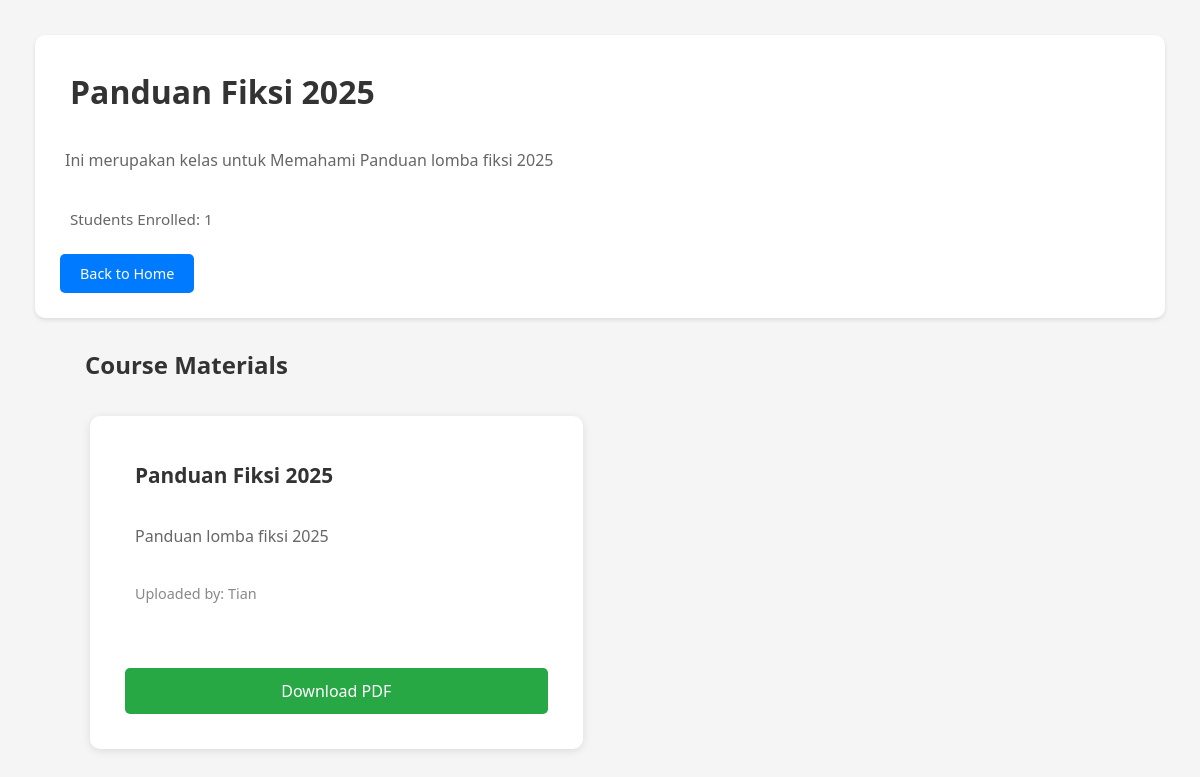
/course/2/ (signed in), run on the app's committed database.
### main/models.py (models this page shows, shortened)
class Course(models.Model):
    name = models.CharField(max_length=200)
    description = models.TextField()
    teacher = models.ForeignKey(
        User,
        on_delete=models.CASCADE,
        related_name='courses_taught',
        limit_choices_to={'role': User.Role.TEACHER}
    )
    students = models.ManyToManyField(
        User,
        related_name='courses_enrolled',
        blank=True,
        limit_choices_to={'role': User.Role.STUDENT}
    )

class PDFModule(models.Model):
    title = models.CharField(max_length=200)
    description = models.TextField()
    file = models.FileField(upload_to='course_pdfs/')
    course = models.ForeignKey(Course, on_delete=models.CASCADE, related_name='pdf_modules')
    uploaded_by = models.ForeignKey(
        User,
        on_delete=models.CASCADE,
        related_name='pdfs_created',
        limit_choices_to={'role': User.Role.TEACHER}
    )

class User(AbstractUser):
    class Role(models.TextChoices):
        STUDENT = "STUDENT", "Student"
        TEACHER = "TEACHER", "Teacher"
        ADMIN = "ADMIN", "Admin"
    username = None
    email = models.EmailField(unique=True)
    password = models.CharField(max_length=128, null=False, blank=False)
    full_name = models.CharField(max_length=200)
    nim = models.CharField(max_length=20, unique=True, null=True, blank=True)
    role = models.CharField(max_length=20, choices=Role.choices, default=Role.STUDENT)
    USERNAME_FIELD = 'email'
    REQUIRED_FIELDS = ['full_name']
    objects = CustomUserManager()

### main/views.py (the view)
# urls.py: path('course/<int:course_id>/', course_detail, name='course_detail'),
@login_required
def course_detail(request, course_id):
    course = get_object_or_404(Course, id=course_id)
    if request.user.role == User.Role.STUDENT:
        if request.user not in course.students.all():
            return HttpResponse("You are not enrolled in this course", status=403)
    elif request.user.role == User.Role.TEACHER:
        if course.teacher != request.user:
            return HttpResponse("You are not the teacher of this course", status=403)
    pdf_modules = PDFModule.objects.filter(course=course)
    return render(request, 'classpage.html', {
        'course': course,
        'pdf_modules': pdf_modules
    })

### main/templates/classpage.html (shortened to what this page needs)
<!DOCTYPE html>
<html lang="en">
<head>
    {% load static %}
    <link rel="stylesheet" href="{% static 'css/classpage.css' %}">
</head>
<body>
    <header>
        <h1>{{ course.name }}</h1>
        <p class="description">{{ course.description }}</p>
        {% if request.user.role == 'STUDENT' %}
            <p class="teacher-name">Teacher: {{ course.teacher.full_name }}</p>
        {% elif request.user.role == 'TEACHER' %}
            <p class="student-count">Students Enrolled: {{ course.students.count }}</p>
        {% endif %}
        <a href="{% url 'home' %}" class="btn-back">Back to Home</a>
    </header>
    <div class="content">
        <h2>Course Materials</h2>
        {% if pdf_modules %}
            <div class="pdf-list">
                {% for pdf in pdf_modules %}
                    <div class="pdf-card">
                        <div class="pdf-info">
                            <h3>{{ pdf.title }}</h3>
                            <p class="pdf-description">{{ pdf.description }}</p>
                            <p class="uploaded-info">
                                Uploaded by: {{ pdf.uploaded_by.full_name }}
                            </p>
                        </div>
                        <div class="pdf-actions">
                            <a href="{% url 'download_pdf' pdf.id %}" class="btn-download">
                                Download PDF
                            </a>
                        </div>
                    </div>
                {% endfor %}
            </div>
        {% endif %}
    </div>
</body>
</html>

### main/static/css/classpage.css (style rules this page uses)
* { margin: 5px; padding: 10px; box-sizing: border-box; }
body { font-family: 'Segoe UI', Tahoma, Geneva, Verdana, sans-serif; background: #f5f5f5; }
header { background: white; padding: 20px; box-shadow: 0 2px 4px rgba(0,0,0,0.1); border-radius: 10px; margin-bottom: 20px; }
header h1 { color: #333; font-size: 2em; margin-bottom: 15px; }
.description { color: #666; margin: 15px 0; line-height: 1.6; font-size: 1em; }
.teacher-name, .student-count { color: #666; font-weight: 500; margin-top: 10px; font-size: 0.95em; }
.btn-back { display: inline-block; margin-top: 10px; padding: 10px 20px; background: #007bff; color: white; text-decoration: none; border-radius: 5px; font-size: 0.9em; font-weight: 500; transition: background 0.3s; }
.content { max-width: 1200px; margin: 0 auto; padding: 0 40px 40px 40px; }
.content h2 { color: #333; margin-bottom: 10px; font-size: 1.5em; }
.pdf-list { display: grid; grid-template-columns: repeat(auto-fill, minmax(350px, 1fr)); gap: 25px; }
.pdf-card { background: white; border-radius: 10px; padding: 15px; box-shadow: 0 2px 8px rgba(0,0,0,0.1); transition: all 0.3s ease; display: flex; flex-direction: column; }
.pdf-info { flex-grow: 1; margin-bottom: 20px; }
.pdf-info h3 { color: #333; margin-bottom: 15px; font-size: 1.3em; display: flex; align-items: center; gap: 8px; }
.pdf-description { color: #666; line-height: 1.6; margin-bottom: 15px; }
.uploaded-info { color: #888; font-size: 0.9em; margin-top: 10px; }
.pdf-actions { display: flex; gap: 5px; flex-direction: column; }
.btn-download, .btn-view { padding: 12px 20px; text-decoration: none; border-radius: 5px; font-weight: 500; transition: all 0.3s; text-align: center; display: inline-block; }
.btn-download { background: #28a745; color: white; }

### data on the page
Course: name "Panduan Fiksi 2025", description "Ini merupakan kelas untuk Memahami Panduan lomba fiksi 2025", students.count "1"
PDFModule: title "Panduan Fiksi 2025", description "Panduan lomba fiksi 2025", uploaded_by.full_name "Tian"
